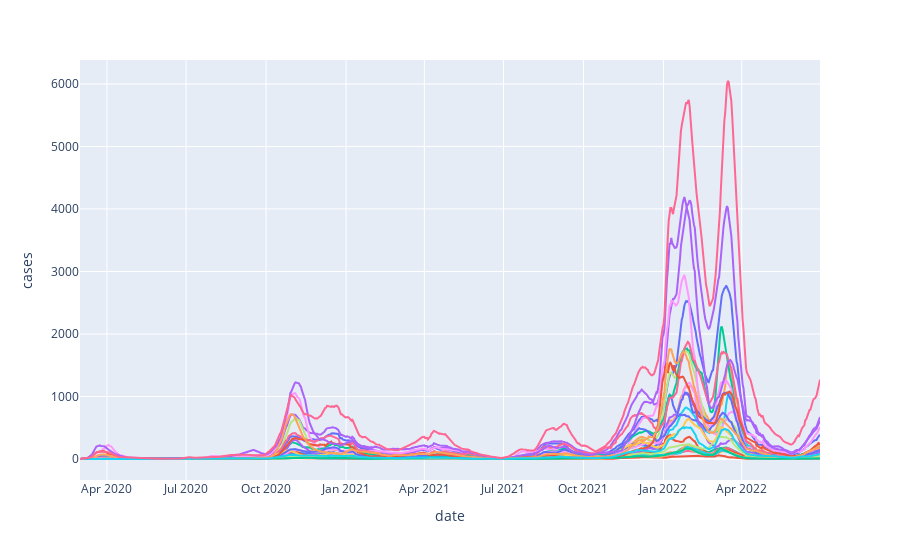

Source (notebook cell):
### Markdown cell above
Plotting the Figure 1: The time series of cases of covid-19 by canton

### Code cell
inc_canton = cases.pivot(columns='georegion', values='entries')
del inc_canton['CHFL']
del inc_canton['CH']

fig=px.line(inc_canton.rolling(7).mean().dropna(),render_mode="SVG")
fig.update_layout(xaxis_title='date',
                  yaxis_title='cases',
                  #title = f'Case series for all cantons'
)

fig.layout.update(showlegend=False) # if you want to show the legend 

fig.write_image('plots/canton_series.png', scale=3) 

fig.show()

### Figure 1 — Plotly figure (JSON) as saved in the notebook; plotly's stock layout.template omitted (floating-point values rounded to 4 significant figures; data arrays with more than 128 entries replaced by an {"elided": "..."} marker saying what was removed)
{"data": [{"hovertemplate": "georegion=AG<br>datum=%{x}<br>value=%{y}<extra></extra>", "legendgroup": "AG", "line": {"color": "#636efa", "dash": "solid"}, "marker": {"symbol": "circle"}, "mode": "lines", "name": "AG", "orientation": "v", "showlegend": true, "type": "scatter", "x": {"elided": "852 str values"}, "xaxis": "x", "y": {"elided": "852 float values"}, "yaxis": "y"}, {"hovertemplate": "georegion=AI<br>datum=%{x}<br>value=%{y}<extra></extra>", "legendgroup": "AI", "line": {"color": "#EF553B", "dash": "solid"}, "marker": {"symbol": "circle"}, "mode": "lines", "name": "AI", "orientation": "v", "showlegend": true, "type": "scatter", "x": {"elided": "852 str values"}, "xaxis": "x", "y": {"elided": "852 float values"}, "yaxis": "y"}, {"hovertemplate": "georegion=AR<br>datum=%{x}<br>value=%{y}<extra></extra>", "legendgroup": "AR", "line": {"color": "#00cc96", "dash": "solid"}, "marker": {"symbol": "circle"}, "mode": "lines", "name": "AR", "orientation": "v", "showlegend": true, "type": "scatter", "x": {"elided": "852 str values"}, "xaxis": "x", "y": {"elided": "852 float values"}, "yaxis": "y"}, {"hovertemplate": "georegion=BE<br>datum=%{x}<br>value=%{y}<extra></extra>", "legendgroup": "BE", "line": {"color": "#ab63fa", "dash": "solid"}, "marker": {"symbol": "circle"}, "mode": "lines", "name": "BE", "orientation": "v", "showlegend": true, "type": "scatter", "x": {"elided": "852 str values"}, "xaxis": "x", "y": {"elided": "852 float values"}, "yaxis": "y"}, {"hovertemplate": "georegion=BL<br>datum=%{x}<br>value=%{y}<extra></extra>", "legendgroup": "BL", "line": {"color": "#FFA15A", "dash": "solid"}, "marker": {"symbol": "circle"}, "mode": "lines", "name": "BL", "orientation": "v", "showlegend": true, "type": "scatter", "x": {"elided": "852 str values"}, "xaxis": "x", "y": {"elided": "852 float values"}, "yaxis": "y"}, {"hovertemplate": "georegion=BS<br>datum=%{x}<br>value=%{y}<extra></extra>", "legendgroup": "BS", "line": {"color": "#19d3f3", "dash": "solid"}, "marker": {"symbol": "circle"}, "mode": "lines", "name": "BS", "orientation": "v", "showlegend": true, "type": "scatter", "x": {"elided": "852 str values"}, "xaxis": "x", "y": {"elided": "852 float values"}, "yaxis": "y"}, {"hovertemplate": "georegion=FL<br>datum=%{x}<br>value=%{y}<extra></extra>", "legendgroup": "FL", "line": {"color": "#FF6692", "dash": "solid"}, "marker": {"symbol": "circle"}, "mode": "lines", "name": "FL", "orientation": "v", "showlegend": true, "type": "scatter", "x": {"elided": "852 str values"}, "xaxis": "x", "y": {"elided": "852 float values"}, "yaxis": "y"}, {"hovertemplate": "georegion=FR<br>datum=%{x}<br>value=%{y}<extra></extra>", "legendgroup": "FR", "line": {"color": "#B6E880", "dash": "solid"}, "marker": {"symbol": "circle"}, "mode": "lines", "name": "FR", "orientation": "v", "showlegend": true, "type": "scatter", "x": {"elided": "852 str values"}, "xaxis": "x", "y": {"elided": "852 float values"}, "yaxis": "y"}, {"hovertemplate": "georegion=GE<br>datum=%{x}<br>value=%{y}<extra></extra>", "legendgroup": "GE", "line": {"color": "#FF97FF", "dash": "solid"}, "marker": {"symbol": "circle"}, "mode": "lines", "name": "GE", "orientation": "v", "showlegend": true, "type": "scatter", "x": {"elided": "852 str values"}, "xaxis": "x", "y": {"elided": "852 float values"}, "yaxis": "y"}, {"hovertemplate": "georegion=GL<br>datum=%{x}<br>value=%{y}<extra></extra>", "legendgroup": "GL", "line": {"color": "#FECB52", "dash": "solid"}, "marker": {"symbol": "circle"}, "mode": "lines", "name": "GL", "orientation": "v", "showlegend": true, "type": "scatter", "x": {"elided": "852 str values"}, "xaxis": "x", "y": {"elided": "852 float values"}, "yaxis": "y"}, {"hovertemplate": "georegion=GR<br>datum=%{x}<br>value=%{y}<extra></extra>", "legendgroup": "GR", "line": {"color": "#636efa", "dash": "solid"}, "marker": {"symbol": "circle"}, "mode": "lines", "name": "GR", "orientation": "v", "showlegend": true, "type": "scatter", "x": {"elided": "852 str values"}, "xaxis": "x", "y": {"elided": "852 float values"}, "yaxis": "y"}, {"hovertemplate": "georegion=JU<br>datum=%{x}<br>value=%{y}<extra></extra>", "legendgroup": "JU", "line": {"color": "#EF553B", "dash": "solid"}, "marker": {"symbol": "circle"}, "mode": "lines", "name": "JU", "orientation": "v", "showlegend": true, "type": "scatter", "x": {"elided": "852 str values"}, "xaxis": "x", "y": {"elided": "852 float values"}, "yaxis": "y"}, {"hovertemplate": "georegion=LU<br>datum=%{x}<br>value=%{y}<extra></extra>", "legendgroup": "LU", "line": {"color": "#00cc96", "dash": "solid"}, "marker": {"symbol": "circle"}, "mode": "lines", "name": "LU", "orientation": "v", "showlegend": true, "type": "scatter", "x": {"elided": "852 str values"}, "xaxis": "x", "y": {"elided": "852 float values"}, "yaxis": "y"}, {"hovertemplate": "georegion=NE<br>datum=%{x}<br>value=%{y}<extra></extra>", "legendgroup": "NE", "line": {"color": "#ab63fa", "dash": "solid"}, "marker": {"symbol": "circle"}, "mode": "lines", "name": "NE", "orientation": "v", "showlegend": true, "type": "scatter", "x": {"elided": "852 str values"}, "xaxis": "x", "y": {"elided": "852 float values"}, "yaxis": "y"}, {"hovertemplate": "georegion=NW<br>datum=%{x}<br>value=%{y}<extra></extra>", "legendgroup": "NW", "line": {"color": "#FFA15A", "dash": "solid"}, "marker": {"symbol": "circle"}, "mode": "lines", "name": "NW", "orientation": "v", "showlegend": true, "type": "scatter", "x": {"elided": "852 str values"}, "xaxis": "x", "y": {"elided": "852 float values"}, "yaxis": "y"}, {"hovertemplate": "georegion=OW<br>datum=%{x}<br>value=%{y}<extra></extra>", "legendgroup": "OW", "line": {"color": "#19d3f3", "dash": "solid"}, "marker": {"symbol": "circle"}, "mode": "lines", "name": "OW", "orientation": "v", "showlegend": true, "type": "scatter", "x": {"elided": "852 str values"}, "xaxis": "x", "y": {"elided": "852 float values"}, "yaxis": "y"}, {"hovertemplate": "georegion=SG<br>datum=%{x}<br>value=%{y}<extra></extra>", "legendgroup": "SG", "line": {"color": "#FF6692", "dash": "solid"}, "marker": {"symbol": "circle"}, "mode": "lines", "name": "SG", "orientation": "v", "showlegend": true, "type": "scatter", "x": {"elided": "852 str values"}, "xaxis": "x", "y": {"elided": "852 float values"}, "yaxis": "y"}, {"hovertemplate": "georegion=SH<br>datum=%{x}<br>value=%{y}<extra></extra>", "legendgroup": "SH", "line": {"color": "#B6E880", "dash": "solid"}, "marker": {"symbol": "circle"}, "mode": "lines", "name": "SH", "orientation": "v", "showlegend": true, "type": "scatter", "x": {"elided": "852 str values"}, "xaxis": "x", "y": {"elided": "852 float values"}, "yaxis": "y"}, {"hovertemplate": "georegion=SO<br>datum=%{x}<br>value=%{y}<extra></extra>", "legendgroup": "SO", "line": {"color": "#FF97FF", "dash": "solid"}, "marker": {"symbol": "circle"}, "mode": "lines", "name": "SO", "orientation": "v", "showlegend": true, "type": "scatter", "x": {"elided": "852 str values"}, "xaxis": "x", "y": {"elided": "852 float values"}, "yaxis": "y"}, {"hovertemplate": "georegion=SZ<br>datum=%{x}<br>value=%{y}<extra></extra>", "legendgroup": "SZ", "line": {"color": "#FECB52", "dash": "solid"}, "marker": {"symbol": "circle"}, "mode": "lines", "name": "SZ", "orientation": "v", "showlegend": true, "type": "scatter", "x": {"elided": "852 str values"}, "xaxis": "x", "y": {"elided": "852 float values"}, "yaxis": "y"}, {"hovertemplate": "georegion=TG<br>datum=%{x}<br>value=%{y}<extra></extra>", "legendgroup": "TG", "line": {"color": "#636efa", "dash": "solid"}, "marker": {"symbol": "circle"}, "mode": "lines", "name": "TG", "orientation": "v", "showlegend": true, "type": "scatter", "x": {"elided": "852 str values"}, "xaxis": "x", "y": {"elided": "852 float values"}, "yaxis": "y"}, {"hovertemplate": "georegion=TI<br>datum=%{x}<br>value=%{y}<extra></extra>", "legendgroup": "TI", "line": {"color": "#EF553B", "dash": "solid"}, "marker": {"symbol": "circle"}, "mode": "lines", "name": "TI", "orientation": "v", "showlegend": true, "type": "scatter", "x": {"elided": "852 str values"}, "xaxis": "x", "y": {"elided": "852 float values"}, "yaxis": "y"}, {"hovertemplate": "georegion=UR<br>datum=%{x}<br>value=%{y}<extra></extra>", "legendgroup": "UR", "line": {"color": "#00cc96", "dash": "solid"}, "marker": {"symbol": "circle"}, "mode": "lines", "name": "UR", "orientation": "v", "showlegend": true, "type": "scatter", "x": {"elided": "852 str values"}, "xaxis": "x", "y": {"elided": "852 float values"}, "yaxis": "y"}, {"hovertemplate": "georegion=VD<br>datum=%{x}<br>value=%{y}<extra></extra>", "legendgroup": "VD", "line": {"color": "#ab63fa", "dash": "solid"}, "marker": {"symbol": "circle"}, "mode": "lines", "name": "VD", "orientation": "v", "showlegend": true, "type": "scatter", "x": {"elided": "852 str values"}, "xaxis": "x", "y": {"elided": "852 float values"}, "yaxis": "y"}, {"hovertemplate": "georegion=VS<br>datum=%{x}<br>value=%{y}<extra></extra>", "legendgroup": "VS", "line": {"color": "#FFA15A", "dash": "solid"}, "marker": {"symbol": "circle"}, "mode": "lines", "name": "VS", "orientation": "v", "showlegend": true, "type": "scatter", "x": {"elided": "852 str values"}, "xaxis": "x", "y": {"elided": "852 float values"}, "yaxis": "y"}, {"hovertemplate": "georegion=ZG<br>datum=%{x}<br>value=%{y}<extra></extra>", "legendgroup": "ZG", "line": {"color": "#19d3f3", "dash": "solid"}, "marker": {"symbol": "circle"}, "mode": "lines", "name": "ZG", "orientation": "v", "showlegend": true, "type": "scatter", "x": {"elided": "852 str values"}, "xaxis": "x", "y": {"elided": "852 float values"}, "yaxis": "y"}, {"hovertemplate": "georegion=ZH<br>datum=%{x}<br>value=%{y}<extra></extra>", "legendgroup": "ZH", "line": {"color": "#FF6692", "dash": "solid"}, "marker": {"symbol": "circle"}, "mode": "lines", "name": "ZH", "orientation": "v", "showlegend": true, "type": "scatter", "x": {"elided": "852 str values"}, "xaxis": "x", "y": {"elided": "852 float values"}, "yaxis": "y"}], "layout": {"autosize": true, "legend": {"title": {"text": "georegion"}, "tracegroupgap": 0}, "margin": {"t": 60}, "showlegend": false, "xaxis": {"anchor": "y", "autorange": true, "domain": [0, 1], "range": ["2020-03-01", "2022-06-30"], "title": {"text": "date"}, "type": "date"}, "yaxis": {"anchor": "x", "autorange": true, "domain": [0, 1], "range": [-336.0, 6383.0], "title": {"text": "cases"}, "type": "linear"}}}
